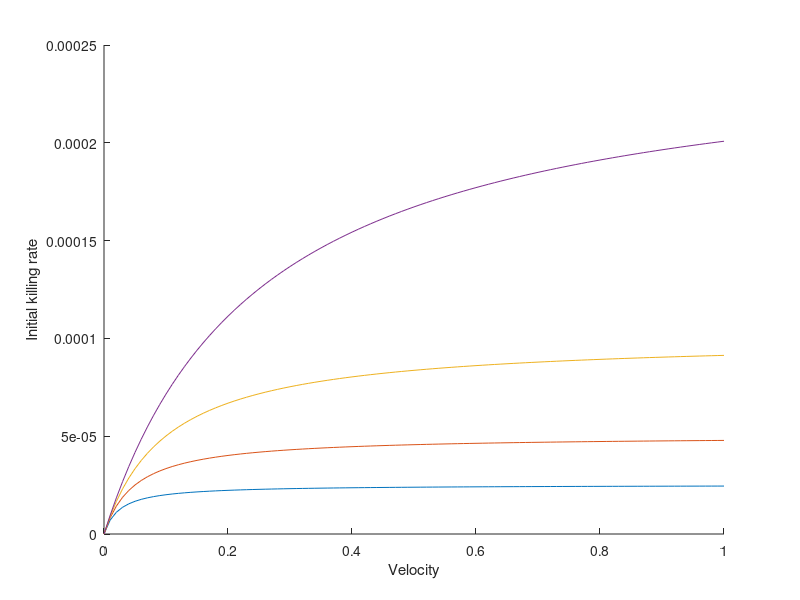

The MATLAB script that drew this image:
clear all
close all

lams = [0.005,0.01,0.02,0.05];
vs = 0:0.01:1;
atFrac = 0.01;

alphE = 0.1;

figure
hold on
ax = gca;

for lamInd = 1:size(lams,2)
    lam = lams(lamInd);

    re = alphE * vs;
    predRates = lam * atFrac * (re./(re*(2-atFrac)+lam));

    plot(vs,predRates)
end

xlabel('Velocity')
ylabel('Initial killing rate')